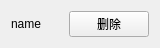
<?xml version="1.0" encoding="UTF-8"?>
<ui version="4.0">
 <class>chioced_dataitem</class>
 <widget class="QWidget" name="chioced_dataitem">
  <property name="geometry">
   <rect>
    <x>0</x>
    <y>0</y>
    <width>160</width>
    <height>43</height>
   </rect>
  </property>
  <property name="windowTitle">
   <string>Form</string>
  </property>
  <layout class="QVBoxLayout" name="verticalLayout">
   <item>
    <layout class="QHBoxLayout" name="horizontalLayout">
     <item>
      <widget class="QLabel" name="label">
       <property name="text">
        <string>name</string>
       </property>
      </widget>
     </item>
     <item>
      <widget class="QPushButton" name="pushButton">
       <property name="text">
        <string>删除</string>
       </property>
      </widget>
     </item>
    </layout>
   </item>
  </layout>
 </widget>
 <resources/>
 <connections/>
</ui>
